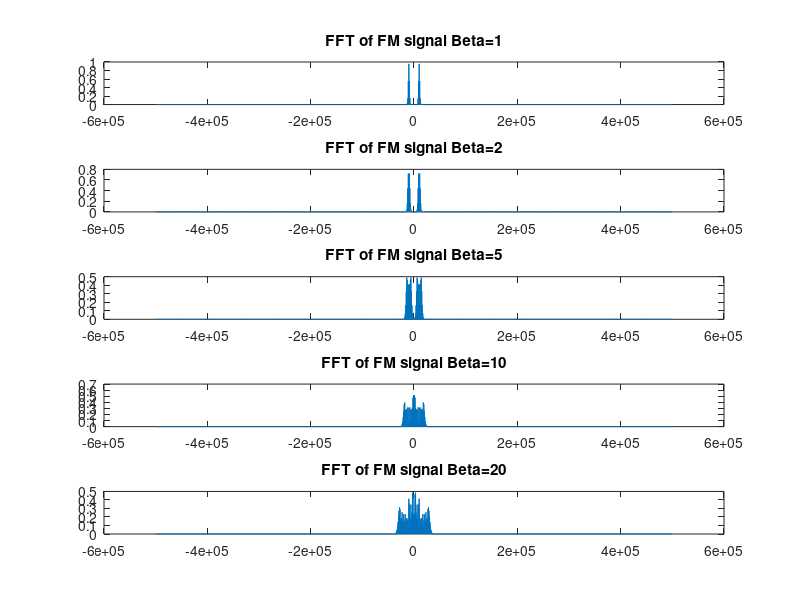
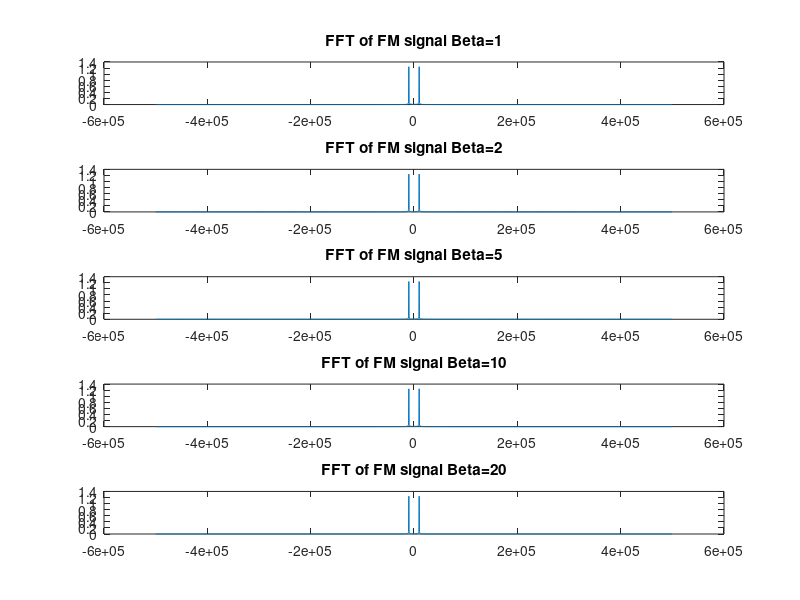

Here is the MATLAB script that generated these plots, in order:
% Task 3: The Modulation Index of an FM signal
clear;
clc;

% Define parameters
fs = 1000000;
t = 0:(1/fs):(0.002-1/fs);
A_c = 2.5;
F_c = 10000;
F_m = 1000;
W_m = 2 * pi * F_m;
W_c = 2 * pi * F_c;
A_m = 2.5;
k_f = 80;
Beta = [1 2 5 10 20];

% FM signal with varying Beta and constant modulating frequency
S_1 = [];
Sf_1 = [];
for i = 1:length(Beta)
    S_1(i,:) = A_c * cos(W_c * t + Beta(i) * sin(W_m * t));
    Sf_1(i,:) = abs(fftshift(fft(S_1(i,:)))) / length(t);
end

% Plot FFT of FM signals with varying Beta
l = length(t);
w_f = (-l/2:l/2-1) * (fs/l);

figure;
for i = 1:length(Beta)
    subplot(length(Beta), 1, i);
    plot(w_f, Sf_1(i,:));
    title(['FFT of FM signal Beta=' num2str(Beta(i))]);
end

% FM signal with varying Beta and constant frequency deviation
deltam = k_f * A_m;
S_2 = [];
Sf_2 = [];
for i = 1:length(Beta)
    W_m = deltam / Beta(i);
    S_2(i,:) = A_c * cos(W_c * t + Beta(i) * sin(W_m * t));
    Sf_2(i,:) = abs(fftshift(fft(S_2(i,:)))) / length(t);
end

% Plot FFT of FM signals with varying Beta
figure;
for i = 1:length(Beta)
    subplot(length(Beta), 1, i);
    plot(w_f, Sf_2(i,:));
    title(['FFT of FM signal Beta=' num2str(Beta(i))]);
end
